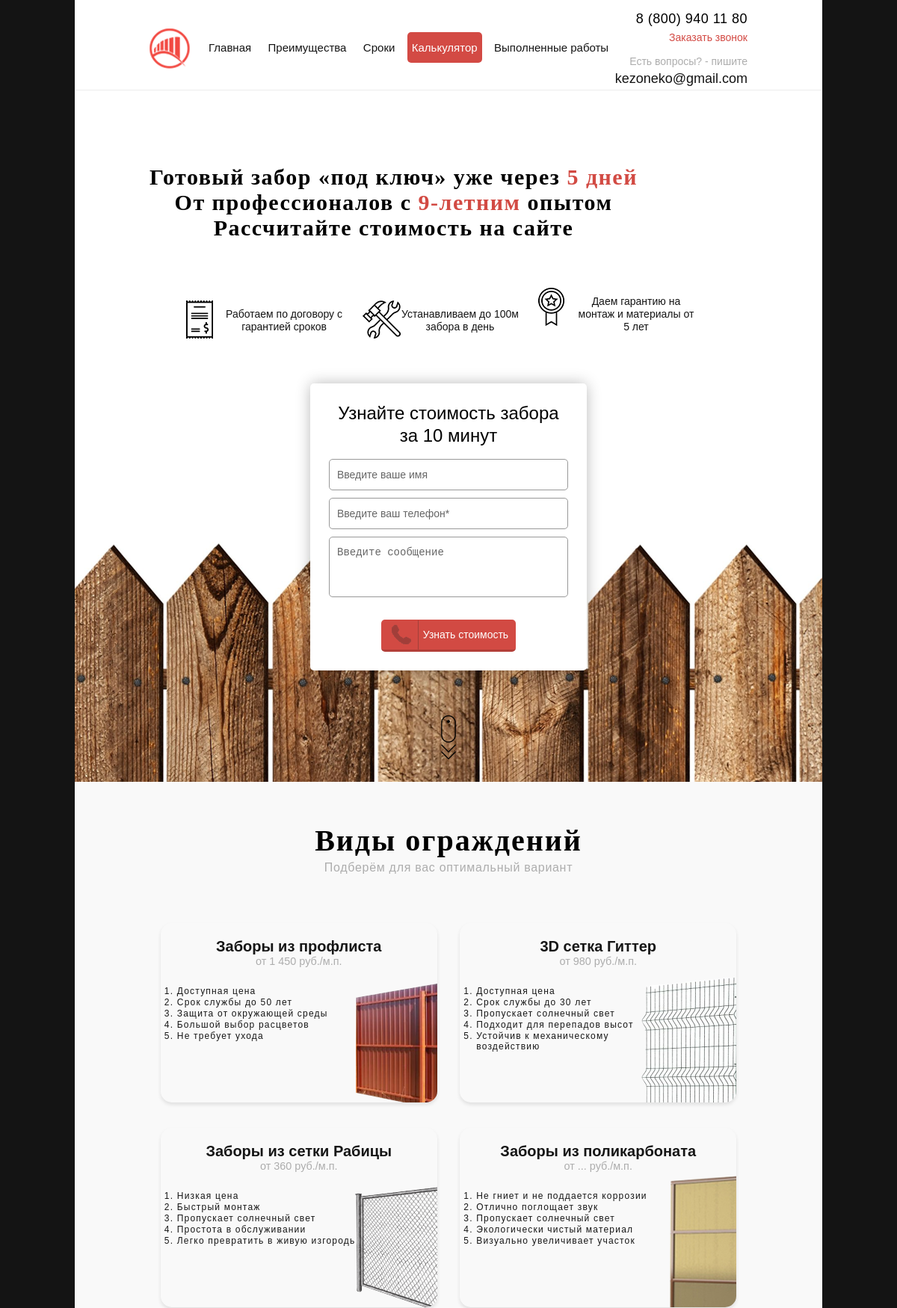
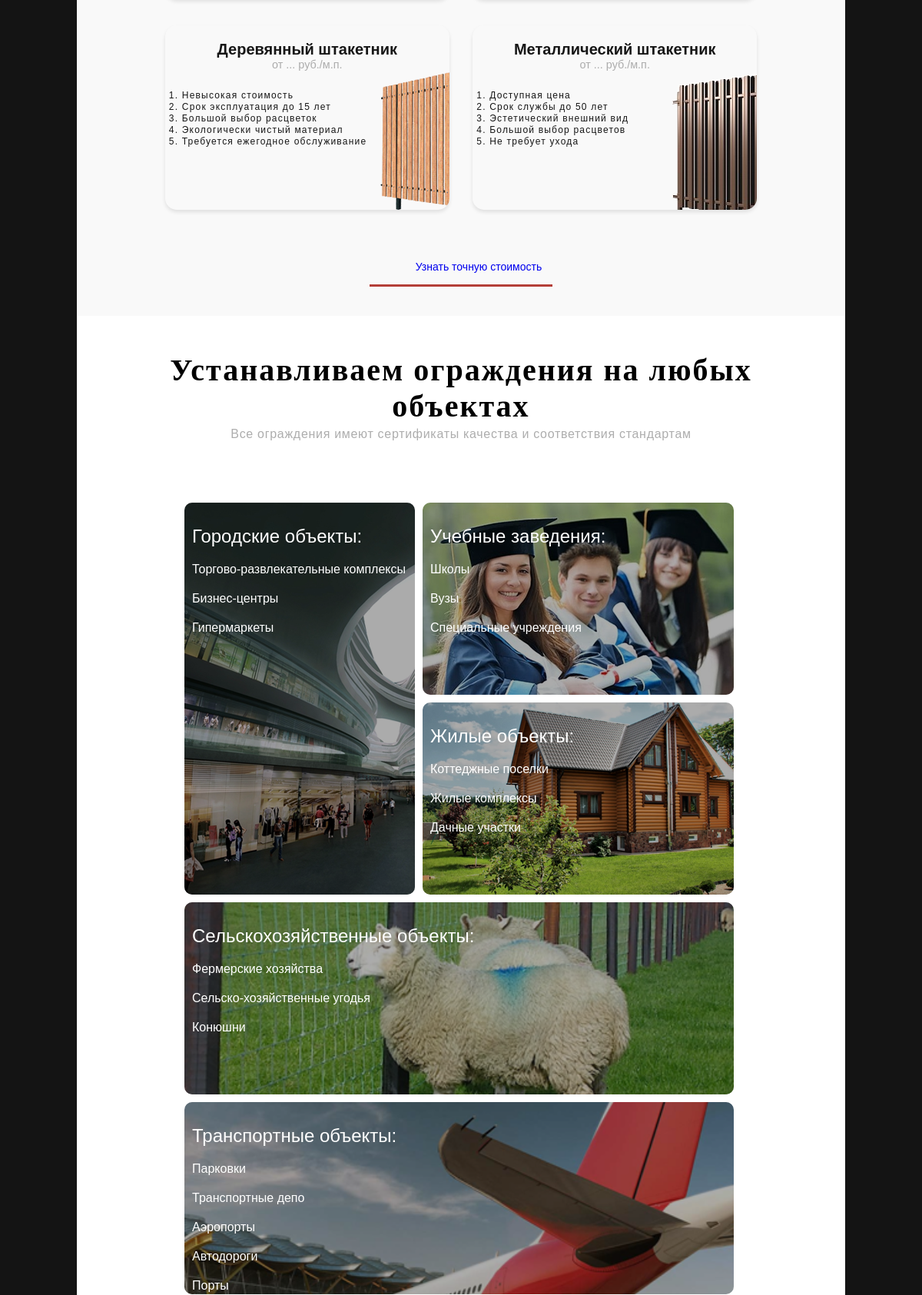
The page / (upper part) on the database its author committed (2 pictures, top to bottom).
### tables this page shows
CREATE TABLE `settings` (
  `title` varchar(255) NOT NULL,
  `value` varchar(255) NOT NULL
);

CREATE TABLE `advantages` (
  `id` int(7) NOT NULL,
  `adv_text` varchar(255) NOT NULL,
  `type` int(1) NOT NULL DEFAULT '1',
  `icon` varchar(255) NOT NULL
);

CREATE TABLE `forms` (
  `id` int(2) NOT NULL,
  `title` varchar(255) NOT NULL,
  `button` varchar(255) NOT NULL
);

CREATE TABLE `fence_types` (
  `id` int(7) NOT NULL,
  `title` varchar(255) NOT NULL,
  `description` varchar(255) NOT NULL,
  `text` text NOT NULL,
  `image` varchar(255) NOT NULL
);

### index.php (the view, shortened to what this page needs)
<?php
include("admin/db.php");
$sett_info = $connection->prepare('SELECT title, value FROM settings');
$sett_info->execute();
while ($row = $sett_info->fetch(PDO::FETCH_ASSOC)) {
	if ($row['title'] == 'email') {$email = $row['value'];}
	if ($row['title'] == 'phone') {$phone = $row['value'];}
}
$slider_info = $connection->prepare('SELECT adv_text FROM advantages WHERE type = :type');
$slider_info->execute(['type' => 1]);
$i = 1;
while ($row = $slider_info->fetch(PDO::FETCH_ASSOC)) {
	$slider .= '
					<div id="text-slide' . $i . '">' . $row['adv_text'] . '</div>
';
	$i++;
}
$slider2_info = $connection->prepare('SELECT adv_text, icon FROM advantages WHERE type = :type');
$slider2_info->execute(['type' => 2]);
$i = 1;
while ($row = $slider2_info->fetch(PDO::FETCH_ASSOC)) {
	$slider2 .= '
					<div class="box1 box11-' . $i . '"><div class="' . $row['icon'] . '"></div><div class="box1-1">' . $row['adv_text'] . '</div></div>
';
	$i++;
}
$forms_info = $connection->prepare('SELECT title, button FROM forms');
$forms_info->execute();
$i = 1;
while ($row = $forms_info->fetch(PDO::FETCH_ASSOC)) {
	$form[$i]['title'] = $row['title'];
	$form[$i]['button'] = $row['button'];
	$i++;
}
$fence_types_info = $connection->prepare('SELECT title, description, text FROM fence_types');
$fence_types_info->execute();
$i = 1;
while ($row = $fence_types_info->fetch(PDO::FETCH_ASSOC)) {
	$fence_types .= '
				<a href="#cost" class="box2 box2-' . $i . ' fancybox">
					<h3>' . $row['title'] . '</h3>
					<span>' . $row['description'] . '</span>
					<ol>
						' . $row['text'] . '
					</ol>
				</a>
';
	$i++;
}
?>
<!DOCTYPE html>
<html lang="ru">
<head>
	<link rel="stylesheet" href="libs/bootstrap/bootstrap-grid-3.3.1.min.css" />
	<link rel="stylesheet" href="libs/font-awesome-4.7.0/css/font-awesome.min.css" />
	<link rel="stylesheet" href="libs/fancybox/jquery.fancybox.css" />
	<link rel="stylesheet" href="libs/owl-carousel/owl.carousel.css" />
	<link rel="stylesheet" href="libs/countdown/jquery.countdown.css" />
	<link rel="stylesheet" href="css/font.css">
	<link rel="stylesheet" href="css/style.css">
	<link rel="stylesheet" href="css/media.css">
</head>
<body>
	<div class="wrapper">
		<header>
			<div class="container">
				<div class="logo"><span>Санкт-Петербург и обл.</span></div>
				<div class="main_mnu">
					<ul>
						<li><a href="#">Главная</a></li>
						<li><a href="#">Преимущества</a></li>
						<li><a href="#">Сроки</a></li>
						<li><a href="#" class="active">Калькулятор</a></li>
						<li><a href="#" class="last-h">Выполненные работы</a></li>
					</ul>
				</div>
				<div class="contact_top_phone"><span><?= $phone ?></span><a href="#callback" class="fancybox">Заказать звонок</a></div>
				<div class="contact_top_email"><span>Есть вопросы? - пишите</span><a href="mailto:zakaz@pervoline.ru"><?= $email ?></a></div>
			</div>
		</header>
		<section class="jumbotron">
			<div class="container">
				<div class="slider">
<?= $slider ?>
<?= $slider2 ?>
				</div>
				<div class="jumboform">
					<form id="formcost" class="form_cost">
						<h3><?= $form[1]['title'] ?></h3>
						<input type="text" name="name" placeholder="Введите ваше имя" />
						<input type="text" name="phone" class="phone" placeholder="Введите ваш телефон*" required>
						<textarea name="message" placeholder="Введите сообщение"></textarea>
						<button class="button" type="submit"><?= $form[1]['button'] ?></button>
					</form>
				</div>
				<div class="icon_mouse"></div>
			</div>
		</section>
		<section class="fence_types">
			<div class="container">
				<div class="title">
					<h3>Виды ограждений</h3>
					<span>Подберём для вас оптимальный вариант</span>
				</div>
<?= $fence_types ?>
				<a href="#cost" class="button fancybox">Узнать точную стоимость</a>
			</div>
		</section>
		<section class="fence_install">
			<div class="container">
				<div class="title">
					<h3>Устанавливаем ограждения на любых объектах</h3>
					<span>Все ограждения имеют сертификаты качества и соответствия стандартам</span>
				</div>
				<div class="box3 box3-1">
					<h3>Городские объекты:</h3>
					<ul>
						<li>Торгово-развлекательные комплексы</li>
						<li>Бизнес-центры</li>
						<li>Гипермаркеты</li>
					</ul>
				</div>
				<div class="box4">
					<div class="box6 box3-2">
						<h3>Учебные заведения:</h3>
						<ul>
							<li>Школы</li>
							<li>Вузы</li>
							<li>Специальные учреждения</li>
						</ul>
					</div>
					<div class="box6 box3-3">
						<h3>Жилые объекты:</h3>
						<ul>
							<li>Коттеджные поселки</li>
							<li>Жилые комплексы</li>
							<li>Дачные участки</li>
						</ul>
					</div>
				</div>
				<div class="box5 box3-4">
					<h3>Сельскохозяйственные объекты:</h3>
					<ul>
						<li>Фермерские хозяйства</li>
						<li>Сельско-хозяйственные угодья</li>
						<li>Конюшни</li>
					</ul>
				</div>
				<div class="box5 box3-5">
					<h3>Транспортные объекты:</h3>
					<ul>
						<li>Парковки</li>
						<li>Транспортные депо</li>
						<li>Аэропорты</li>
						<li>Автодороги</li>
						<li>Порты</li>
					</ul>
				</div>
			</div>
		</section>
	</div>
</body>
</html>

### css/style.css (style rules this page uses)
*, ul, ol, li, h1, h2, h3, p, form, input, button { margin: 0; padding: 0; }
body { background-color: #141414; font-family: "Helvetica Neue-Medium", sans-serif; font-size: 16px; }
a { text-decoration: none; }
.container { margin: 0 auto; }
.main_mnu .active { background: #D34A44; border-radius: 5px; color: #fff; }
.last-h { margin-right: 0 !important; }
.wrapper { margin: 0 auto; background-color: #fff; }
header { box-shadow: 0 0 2px -1px; font-family: "Helvetica Neue-Roman", sans-serif; }
.logo { float: left; color: #ADADAD; }
.main_mnu { float: left; }
.main_mnu a { color: #141414; }
.contact_top_phone { float: right; text-align: right; }
.contact_top_phone span { display: block; }
.contact_top_phone a { color: #D34A44; }
.contact_top_email { float: right; text-align: right; }
.contact_top_email span { color: #ADADAD; display: block; }
.contact_top_email a { color: #141414; }
.slider { float: left; }
#text-slide1, #text-slide2 { font-family: "AvenirNextW1G-Bold"; opacity:0; }
#text-slide1 span, #text-slide2 span { color: #D24A43; }
.box1 { color: #141414; }
.icon-contract { float: left; background: url("../img/icon-contract.png") no-repeat 0 0; }
.icon-tools { float: left; background: url("../img/icon-tools.png") no-repeat 0 0; }
.icon-achievment { float: left; background: url("../img/icon-achievement.png") no-repeat 0 0; }
.jumboform { box-shadow: 0 0 20px -1px rgba(0, 0, 0, 0.3); border-radius: 5px; background: #fff; }
.form_cost h3 { text-align: center; }
.form_cost input[type=text] { background: #fff; border-radius: 5px; color: #999; font-family: "Helvetica Neue-Roman", sans-serif; }
.form_cost textarea { background: #fff; border-radius: 5px; color: #999; resize: none; }
.icon_mouse { clear: both; margin: 0 auto; background: url("../img/icon-mouse.png") no-repeat 0 0; }
.fence_types { background: #F9F9F9; }
.title { text-align: center; }
.title h3 { font-family: "AvenirNextW1G-Bold"; }
.title span { color: #adadad; }
.box2 { text-align: center; box-shadow: 0 3px 5px 0 rgba(0, 0, 0, 0.1); border-radius: 15px; }
.box2 h3 { font-family: "AvenirNextW1G-Demi", sans-serif; color: #161616; }
.box2 span { color: #adadad; }
.box2 ol { color: #161616; text-align: left; list-style-position: outside; }
.box2-1 { background: url("../img/fence-proflist.png") no-repeat 260px 70px; }
.box2-2 { background: url("../img/fence-3d-gitter.png") no-repeat 240px 70px; }
.box2-3 { background: url("../img/fence-rabizy.png") no-repeat 260px 70px; }
.box2-4 { background: url("../img/fence-polycarbon.png") no-repeat 280px 60px; }
.box2-5 { background: url("../img/fence-wood.png") no-repeat 280px 30px; }
.box2-6 { background: url("../img/fence-metal.png") no-repeat 260px 50px; }
.fence_types .button { margin: 0 auto; }
.box3, .box5, .box6 { text-align: left; color: #fff; }
.box3 { background-color: #ccc; box-shadow:0 0 0 255px rgba(0, 0, 0, 0.33) inset; border-radius: 10px; }
.box3 ul, .box5 ul, .box6 ul { list-style: none; }
.box5 { background-color: #ccc; box-shadow:0 0 0 255px rgba(0, 0, 0, 0.33) inset; border-radius: 10px; }
.box6 { background-color: #ccc; box-shadow:0 0 0 125px rgba(0, 0, 0, 0.33) inset; border-radius: 10px; }
.box3-1 { background: url("../img/image1.png") no-repeat 0 0; }
.box3-2 { background: url("../img/image2.png") no-repeat 0 0; }
.box3-3 { background: url("../img/image3.png") no-repeat 0 0; }
.box3-4 { background: url("../img/image4.png") no-repeat 0 0; }
.box3-5 { background: url("../img/image5.png") no-repeat 0 0; }
button.button { font-family: "AvenirNextW1G-Demi", sans-serif; padding: 12px 10px 12px 56px; background-color: #d24a43; color: #fff; border-radius: 5px; background-image: url("../img/phone.png"); background-position: 4px center; background-repeat: no-repeat; border-bottom: 3px solid #b33f39; margin-left: 5px; white-space: nowrap; cursor: pointer; }

### rows shown on the page
settings: value "8 (800) 940 11 80"
settings: value "kezoneko@gmail.com"
advantages: adv_text "Готовый забор «под ключ» уже через 5 дней От профессионалов с 9-летним опытом Рассчитайте стоимость на сайте"
advantages: shows a picture, adv_text "Работаем по договору с гарантией сроков"
advantages: shows a picture, adv_text "Устанавливаем до 100м забора в день"
advantages: shows a picture, adv_text "Даем гарантию на монтаж и материалы от 5 лет"
forms: title "Узнайте стоимость забора за 10 минут", button "Узнать стоимость"
fence_types: shows a picture, title "Заборы из профлиста", description "от 1 450 руб./м.п.", text "Доступная цена Срок службы до 50 лет Защита от окружающей среды Большой выбор расцветов Не требует ухода"
fence_types: shows a picture, title "3D сетка Гиттер", description "от 980 руб./м.п.", text "Доступная цена Срок службы до 30 лет Пропускает солнечный свет Подходит для перепадов высот Устойчив к механическому воздействию"
fence_types: shows a picture, title "Заборы из сетки Рабицы", description "от 360 руб./м.п.", text "Низкая цена Быстрый монтаж Пропускает солнечный свет Простота в обслуживании Легко превратить в живую изгородь"
fence_types: shows a picture, title "Заборы из поликарбоната", description "от ... руб./м.п.", text "Не гниет и не поддается коррозии Отлично поглощает звук Пропускает солнечный свет Экологически чистый материал Визуально увеличивает участок"
fence_types: shows a picture, title "Деревянный штакетник", description "от ... руб./м.п.", text "Невысокая стоимость Срок эксплуатация до 15 лет Большой выбор расцветок Экологически чистый материал Требуется ежегодное обслуживание"
fence_types: shows a picture, title "Металлический штакетник", description "от ... руб./м.п.", text "Доступная цена Срок службы до 50 лет Эстетический внешний вид Большой выбор расцветов Не требует ухода"
